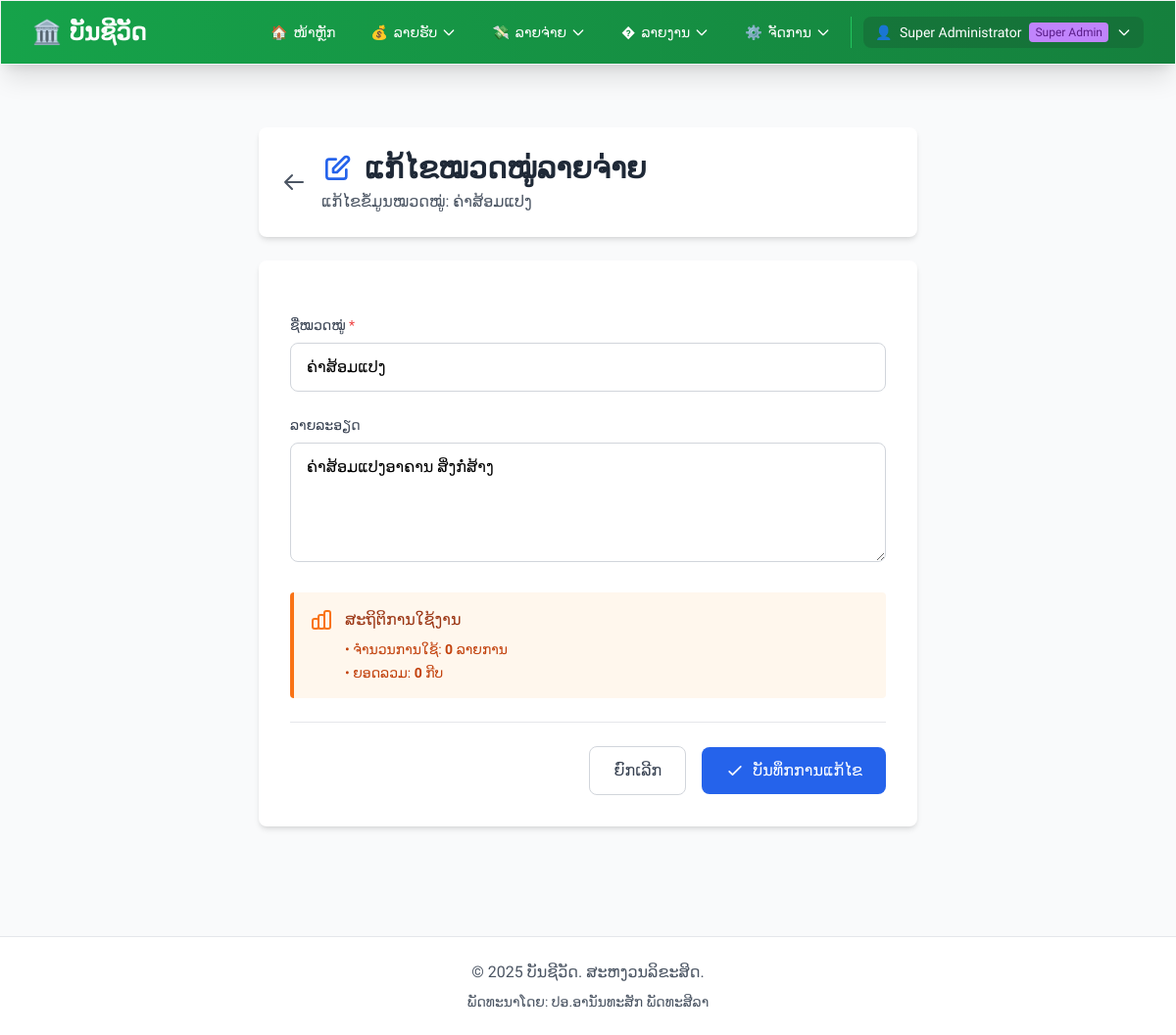
The app's page /modules/categories/expense_edit.php?id=3 (signed in) with its own data.
### tables this page shows
CREATE TABLE IF NOT EXISTS expense_categories (
    id INT PRIMARY KEY AUTO_INCREMENT,
    temple_id INT DEFAULT NULL COMMENT 'NULL = Global category for all temples',
    name VARCHAR(100) NOT NULL,
    description TEXT,
    created_at TIMESTAMP DEFAULT CURRENT_TIMESTAMP,
    FOREIGN KEY (temple_id) REFERENCES temples(id) ON DELETE CASCADE,
    UNIQUE INDEX unique_name_per_temple (name, temple_id)
);

### modules/categories/expense_edit.php (the view, shortened to what this page needs)
<?php
require_once '../../config.php';
$db = getDB();
$id = $_GET['id'] ?? 0;
$currentTempleId = null;
$isMultiTemple = function_exists('isMultiTempleEnabled') && isMultiTempleEnabled();
if ($isMultiTemple && function_exists('getCurrentTempleId')) {
    $currentTempleId = getCurrentTempleId();
}
try {
    if ($currentTempleId) {
        $stmt = $db->prepare("SELECT * FROM expense_categories WHERE id = ? AND temple_id = ?");
        $stmt->execute([$id, $currentTempleId]);
    } else {
        $stmt = $db->prepare("SELECT * FROM expense_categories WHERE id = ?");
        $stmt->execute([$id]);
    }
    $category = $stmt->fetch();
} catch (PDOException $e) {
    setFlashMessage('ເກີດຂໍ້ຜິດພາດ', 'error');
    redirect('/modules/categories/expense_list.php');
}
require_once '../../includes/header.php';
?>
<div class="container mx-auto px-4 py-8">
    <div class="max-w-2xl mx-auto">
        <div class="bg-white rounded-lg shadow-md p-6 mb-6">
            <div class="flex items-center justify-between">
                <div class="flex items-center">
                    <a href="<?php echo BASE_URL; ?>/modules/categories/expense_list.php" class="text-gray-600 hover:text-gray-800 mr-4">
                        <svg class="w-6 h-6" fill="none" stroke="currentColor" viewBox="0 0 24 24">
                            <path stroke-linecap="round" stroke-linejoin="round" stroke-width="2" d="M10 19l-7-7m0 0l7-7m-7 7h18"></path>
                        </svg>
                    </a>
                    <div>
                        <h1 class="text-3xl font-bold text-gray-800 flex items-center">
                            <svg class="w-8 h-8 mr-3 text-blue-600" fill="none" stroke="currentColor" viewBox="0 0 24 24">
                                <path stroke-linecap="round" stroke-linejoin="round" stroke-width="2" d="M11 5H6a2 2 0 00-2 2v11a2 2 0 002 2h11a2 2 0 002-2v-5m-1.414-9.414a2 2 0 112.828 2.828L11.828 15H9v-2.828l8.586-8.586z"></path>
                            </svg>
                            ແກ້ໄຂໝວດໝູ່ລາຍຈ່າຍ
                        </h1>
                        <p class="text-gray-600 mt-1">ແກ້ໄຂຂໍ້ມູນໝວດໝູ່: <?= htmlspecialchars($category['name']) ?></p>
                    </div>
                </div>
            </div>
        </div>
        <div class="bg-white rounded-lg shadow-md p-8">
            <form method="POST" class="space-y-6">
                <div>
                    <label for="name" class="block text-sm font-medium text-gray-700 mb-2">
                        ຊື່ໝວດໝູ່ <span class="text-red-500">*</span>
                    </label>
                    <input type="text"
                           id="name"
                           name="name"
                           required
                           placeholder="ເຊັ່ນ: ຄ່າໄຟຟ້າ, ຄ່ານ້ຳ, ຄ່າອາຫານ"
                           class="w-full px-4 py-3 border border-gray-300 rounded-lg focus:ring-2 focus:ring-blue-500 focus:border-transparent transition duration-200"
                           value="<?= htmlspecialchars($_POST['name'] ?? $category['name']) ?>">
                </div>
                <div>
                    <label for="description" class="block text-sm font-medium text-gray-700 mb-2">
                        ລາຍລະອຽດ
                    </label>
                    <textarea id="description"
                              name="description"
                              rows="4"
                              placeholder="ລາຍລະອຽດເພີ່ມເຕີມກ່ຽວກັບໝວດໝູ່ນີ້ (ຖ້າມີ)"
                              class="w-full px-4 py-3 border border-gray-300 rounded-lg focus:ring-2 focus:ring-blue-500 focus:border-transparent transition duration-200"><?= htmlspecialchars($_POST['description'] ?? $category['description'] ?? '') ?></textarea>
                </div>
                <?php
                $stmt = $db->prepare("
                    SELECT COUNT(*) as count, COALESCE(SUM(amount), 0) as total
                    FROM expense WHERE category = ?
                ");
                $stmt->execute([$category['name']]);
                $usage = $stmt->fetch();
                ?>
                <div class="bg-orange-50 border-l-4 border-orange-500 p-4 rounded">
                    <div class="flex items-start">
                        <div>
                            <h3 class="text-orange-800 font-medium">ສະຖິຕິການໃຊ້ງານ</h3>
                            <ul class="mt-2 text-sm text-orange-700 space-y-1">
                                <li>• ຈຳນວນການໃຊ້: <strong><?= $usage['count'] ?></strong> ລາຍການ</li>
                                <li>• ຍອດລວມ: <strong><?= number_format($usage['total']) ?></strong> ກີບ</li>
                            </ul>
                        </div>
                    </div>
                </div>
                <div class="flex items-center justify-end gap-4 pt-6 border-t">
                    <a href="<?php echo BASE_URL; ?>/modules/categories/expense_list.php"
                       class="px-6 py-3 border border-gray-300 rounded-lg text-gray-700 hover:bg-gray-50 transition duration-200">
                        ຍົກເລີກ
                    </a>
                    <button type="submit"
                            class="px-6 py-3 bg-blue-600 hover:bg-blue-700 text-white rounded-lg transition duration-200 flex items-center">
                        <svg class="w-5 h-5 mr-2" fill="none" stroke="currentColor" viewBox="0 0 24 24">
                            <path stroke-linecap="round" stroke-linejoin="round" stroke-width="2" d="M5 13l4 4L19 7"></path>
                        </svg>
                        ບັນທຶກການແກ້ໄຂ
                    </button>
                </div>
            </form>
        </div>
    </div>
</div>
<?php require_once '../../includes/footer.php'; ?>

### includes/header.php (style rules this page uses)
body { font-family: 'Phetsarath', sans-serif; }

### records on screen
expense_categories: name "ຄ່າສ້ອມແປງ", description "ຄ່າສ້ອມແປງອາຄານ ສິ່ງກໍ່ສ້າງ"

### other values on screen
$displayName "ບັນຊີວັດ"
$_SESSION['full_name'] "Super Administrator"
$usage['count'] "0"
$usage['total'] "0"
SITE_NAME "ບັນຊີວັດ"
